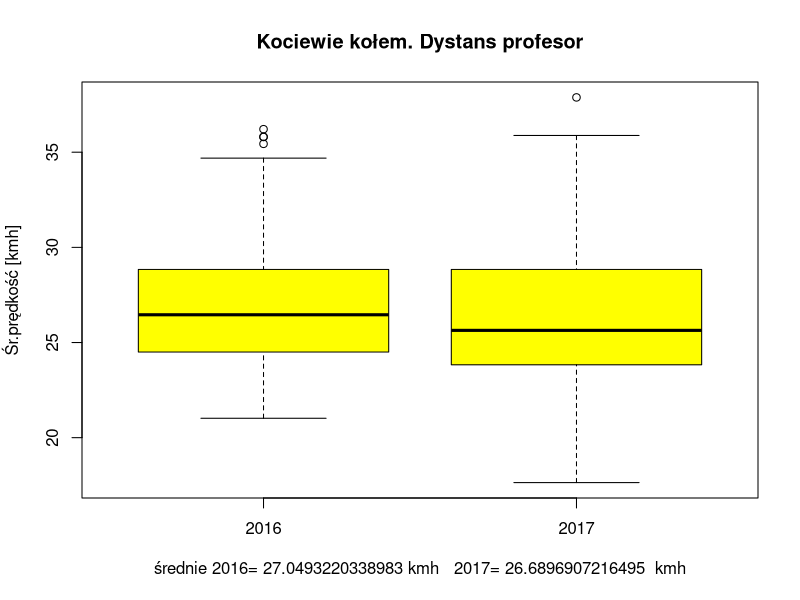

Write the R code that produced this figure.
#
z16 <- read.csv("2016_KK_D.csv", sep = ';',  header=T, na.string="NA", dec=".");
aggregate (z16$time, list(Numer = z16$dist), summary)
# fun=fivenum -- minimum, lower-hinge, median, upper-hinge, maximum
z16$year <- 2016;

z17 <- read.csv("2017_KK_D.csv", sep = ';',  header=T, na.string="NA", dec=".");
aggregate (z17$time, list(Numer = z17$dist), summary)
z17$year <- 2017;

###
zz16 <- z16[, c("dist", "kmH", "time", "year")];
zz17  <- z17[, c("dist", "kmH", "time", "year")];

zz <- rbind (zz16, zz17);

## tylko dystans 155
zz140 <- subset (zz, ( dist > 120 ));
sum140 <- aggregate (zz140$kmH, list(Numer = zz140$year), summary)
sum140

xl <- paste ("średnie 2016=", sum140$x[1,4], "kmh   2017=", sum140$x[2,4], " kmh")
boxplot (kmH ~ year, zz140, xlab = xl, ylab = "Śr.prędkość [kmh]", col = "yellow", main="Kociewie kołem. Dystans profesor" )
